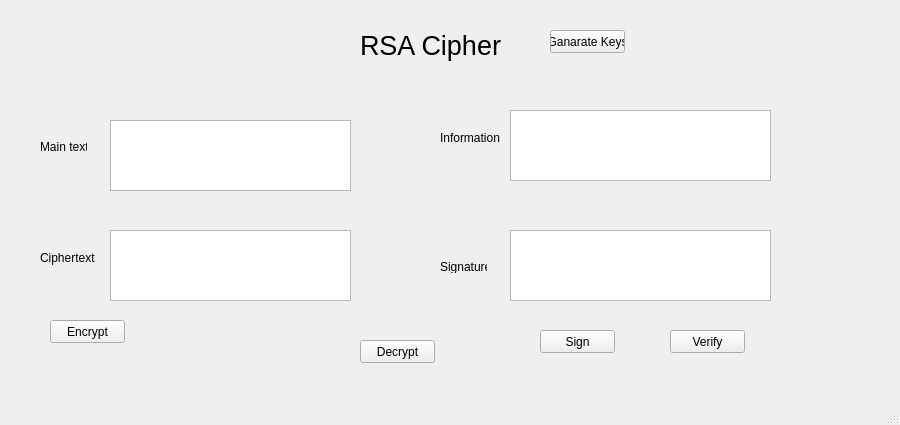
<?xml version="1.0" encoding="UTF-8"?>
<ui version="4.0">
 <class>MainWindow</class>
 <widget class="QMainWindow" name="MainWindow">
  <property name="geometry">
   <rect>
    <x>0</x>
    <y>0</y>
    <width>900</width>
    <height>425</height>
   </rect>
  </property>
  <property name="windowTitle">
   <string>MainWindow</string>
  </property>
  <widget class="QWidget" name="centralwidget">
   <widget class="QLabel" name="label">
    <property name="geometry">
     <rect>
      <x>360</x>
      <y>20</y>
      <width>241</width>
      <height>51</height>
     </rect>
    </property>
    <property name="font">
     <font>
      <pointsize>20</pointsize>
     </font>
    </property>
    <property name="text">
     <string>RSA Cipher</string>
    </property>
   </widget>
   <widget class="QLabel" name="label_2">
    <property name="geometry">
     <rect>
      <x>40</x>
      <y>140</y>
      <width>47</width>
      <height>13</height>
     </rect>
    </property>
    <property name="text">
     <string>Main text</string>
    </property>
   </widget>
   <widget class="QLabel" name="label_3">
    <property name="geometry">
     <rect>
      <x>440</x>
      <y>130</y>
      <width>61</width>
      <height>16</height>
     </rect>
    </property>
    <property name="text">
     <string>Information</string>
    </property>
   </widget>
   <widget class="QLabel" name="label_4">
    <property name="geometry">
     <rect>
      <x>440</x>
      <y>260</y>
      <width>47</width>
      <height>13</height>
     </rect>
    </property>
    <property name="text">
     <string>Signature</string>
    </property>
   </widget>
   <widget class="QLabel" name="label_5">
    <property name="geometry">
     <rect>
      <x>40</x>
      <y>250</y>
      <width>61</width>
      <height>16</height>
     </rect>
    </property>
    <property name="text">
     <string>Ciphertext</string>
    </property>
   </widget>
   <widget class="QTextEdit" name="txt_maintext">
    <property name="geometry">
     <rect>
      <x>110</x>
      <y>120</y>
      <width>241</width>
      <height>71</height>
     </rect>
    </property>
   </widget>
   <widget class="QTextEdit" name="txt_ciphertext">
    <property name="geometry">
     <rect>
      <x>110</x>
      <y>230</y>
      <width>241</width>
      <height>71</height>
     </rect>
    </property>
   </widget>
   <widget class="QTextEdit" name="txt_signature">
    <property name="geometry">
     <rect>
      <x>510</x>
      <y>230</y>
      <width>261</width>
      <height>71</height>
     </rect>
    </property>
   </widget>
   <widget class="QTextEdit" name="txt_infomation">
    <property name="geometry">
     <rect>
      <x>510</x>
      <y>110</y>
      <width>261</width>
      <height>71</height>
     </rect>
    </property>
   </widget>
   <widget class="QPushButton" name="btn_encrypt">
    <property name="geometry">
     <rect>
      <x>50</x>
      <y>320</y>
      <width>75</width>
      <height>23</height>
     </rect>
    </property>
    <property name="text">
     <string>Encrypt</string>
    </property>
   </widget>
   <widget class="QPushButton" name="btn_decrypt">
    <property name="geometry">
     <rect>
      <x>360</x>
      <y>340</y>
      <width>75</width>
      <height>23</height>
     </rect>
    </property>
    <property name="text">
     <string>Decrypt</string>
    </property>
   </widget>
   <widget class="QPushButton" name="btn_genaratekeys">
    <property name="geometry">
     <rect>
      <x>550</x>
      <y>30</y>
      <width>75</width>
      <height>23</height>
     </rect>
    </property>
    <property name="text">
     <string>Ganarate Keys</string>
    </property>
   </widget>
   <widget class="QPushButton" name="btn_sign">
    <property name="geometry">
     <rect>
      <x>540</x>
      <y>330</y>
      <width>75</width>
      <height>23</height>
     </rect>
    </property>
    <property name="text">
     <string>Sign</string>
    </property>
   </widget>
   <widget class="QPushButton" name="btn_verify">
    <property name="geometry">
     <rect>
      <x>670</x>
      <y>330</y>
      <width>75</width>
      <height>23</height>
     </rect>
    </property>
    <property name="text">
     <string>Verify</string>
    </property>
   </widget>
  </widget>
  <widget class="QMenuBar" name="menubar">
   <property name="geometry">
    <rect>
     <x>0</x>
     <y>0</y>
     <width>900</width>
     <height>21</height>
    </rect>
   </property>
  </widget>
  <widget class="QStatusBar" name="statusbar"/>
 </widget>
 <resources/>
 <connections/>
</ui>
